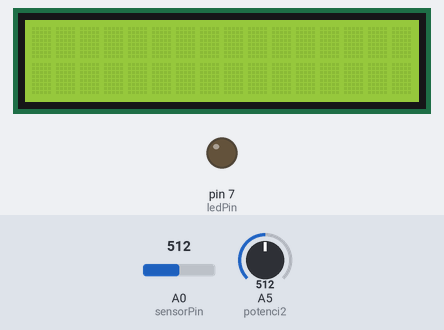
A sketch run on a simulated Arduino Uno, built with avr-gcc and run on an emulated ATmega328P. Parts: 16×2 character LCD, output pins drawn as LEDs (lit = HIGH). Inputs (shaded band) come from the test bench; at power-on: A5 (potenci2) = 512, A0 (sensorPin) = 512. Random numbers use the default seed unless the sketch sets one; what the sketch prints to the serial monitor is not drawn.

Above: at 1.2 s.
1.3 s: A5 (potenci2) set to 91
At 3.0 s:
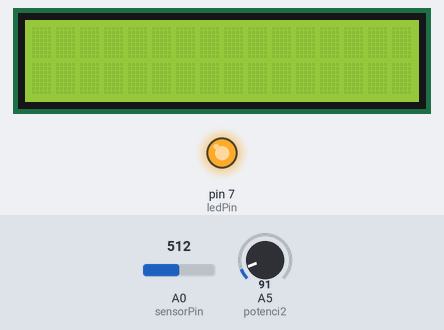
3.3 s: A5 (potenci2) set to 84
4.8 s: A0 (sensorPin) set to 21
6.3 s: A0 (sensorPin) set to 18
7.8 s: A0 (sensorPin) set to 501
9.3 s: A0 (sensorPin) set to 519
Timing chart, 0 to 11.8 s (numbered marks = the images above; inputs shaded):
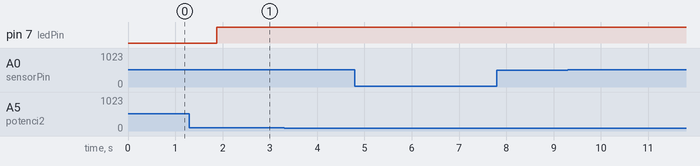

The sketch:

LCD_Test.ino
```cpp
int sensorPin = A0;
const int arraySize=150; /*Vector size, the bigger the number, more smooth it will be*/
int arrayPosition=0 , i, sensorValue=0,absSensorValue, pinValue=0, oldPinValue=0;
long sumSensor[arraySize];


long first_time=0.0 , last_time=0.0, time_diference=0.0;
int state_sign=0;
float maximum_value=0.0;

/*LCD Part*/
#include <LiquidCrystal.h>
const int rs = 12, en = 11, d4 = 5, d5 = 4, d6 = 3, d7 = 2;
LiquidCrystal lcd(13, 12, 11, 10, 9, 8);

int randomized = 0;
int game_stat;

int ledPin = 7;


float smoothed=0.0;
long sumNumbers;
unsigned long t, t0;
long dt = 1000; /* Time between samples */

int potenci1 = A4, potenci2=A5;
int timeSetup=0, tresholdSetup=0;


long activation_time;


float activation= 0.0, timeActivation=0.0;

struct mainValues{         /* Creates an easier acess to the values */
  unsigned long times=t0;
  int raw=sensorValue;
  float smooth=smoothed;

};
mainValues values = {};  /* To acess time, raw and smooth use like values.times or values.raw or values.smooth */
void setup() {
Serial.begin(2000000); /*Bits per second*/
lcd.begin(16, 2);
lcd.clear();
t0=micros();

game_stat=0;
for(i=0; i<arraySize; i++) {
  sumSensor[i]=0;
}
  pinMode(ledPin,OUTPUT);

  sumNumbers=0;
  state_sign=0;
}


void loop() {


  tresholdSetup=analogRead(potenci2);
  activation=(float)tresholdSetup/25.6; /*0 to 40*/
  //timeActivation=(float)timeSetup*9.765625; /*0 to 10000 microseconds(10 miliseconds)*/

  //Serial.println(game_stat);
  if(game_stat==0){
    game_stat=1;
    randomized=random(1000,5000);
    delay(randomized);
    activation_time=micros();
    digitalWrite(ledPin,HIGH);

  }
  smoothedFunction();
  Serial.println(activation);
  if((values.smooth>activation) && (game_stat==1) ){
     first_time=values.times;
     game_stat=2;
     if((first_time-activation_time<100000)&& (game_stat==2)){


      lcd.setCursor(0,0);
      lcd.write("You Cheater");
      lcd.setCursor(0,1);
      lcd.print(((first_time-activation_time)));

    }
    else if((first_time-activation_time<1000000) && (game_stat==2)){
      lcd.setCursor(0,0);
      lcd.write("You are fast");
      lcd.setCursor(0,1);
      lcd.print(first_time-activation_time);
    }
    else if((first_time-activation_time>1000000) && (game_stat==2)){
      lcd.setCursor(0,0);
      lcd.write("You are slow");
      lcd.setCursor(0,1);
      lcd.print(first_time-activation_time);

    }
  }
}


void smoothedFunction (){

  t0 = micros();
  oldPinValue = pinValue; /* Needed to use in the derivation */
  pinValue = analogRead(sensorPin);
  sensorValue = pinValue-oldPinValue;  /* With this line its possible to make the value 0 as our reference point */
  absSensorValue=abs(sensorValue); /*Transform negative values into positive values*/
  if (arrayPosition>=arraySize){ /*If the position that the program is writing in the array is bigger than the size of the array, it will replace the index nr 0 of the array*/
    arrayPosition=0;
  }
  sumNumbers-=sumSensor[arrayPosition];
  sumSensor[arrayPosition]=absSensorValue; /*Add the value received from the sensor to the array*/
  sumNumbers+=sumSensor[arrayPosition];
  ++arrayPosition; /*Increment 1 value to the array position, making it move to the next index from the array*/
  smoothed=(sumNumbers)/((float)arraySize); /*Make the average value using the values received*/
  values.times=t0;
  values.raw=sensorValue;
  values.smooth=smoothed;

}
```
